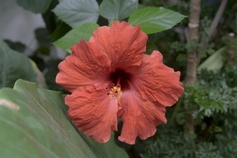
%> input picture images/flower.jpg, 237 x 158 px, shrunk from 800 x 533 before the run
$ octave testSmooth.m   (GNU Octave 9; MATLAB toolbox functions it lacks are replaced by stand-ins)
%> lines starting %> are read from the running program, lines starting %| are printed output that depends on the picture
### bilateralFilter/bilateralFilter.m
%
% original src: http://people.csail.mit.edu/jiawen/software/bilateralFilter.m
% original author: Jiawen (Kevin) Chen
%   <jiawen@csail.mit.edu>
%   http://people.csail.mit.edu/jiawen/
%

% output = bilateralFilter( data, edge, ...
%                          edgeMin, edgeMax, ...
%                          sigmaSpatial, sigmaRange, ...
%                          samplingSpatial, samplingRange )
%
% Bilateral and Cross-Bilateral Filter using the Bilateral Grid.
%
% Bilaterally filters the image 'data' using the edges in the image 'edge'.
% If 'data' == 'edge', then it the standard bilateral filter.
% Otherwise, it is the 'cross' or 'joint' bilateral filter.
% For convenience, you can also pass in [] for 'edge' for the normal
% bilateral filter.
%
% Note that for the cross bilateral filter, data does not need to be
% defined everywhere.  Undefined values can be set to 'NaN'.  However, edge
% *does* need to be defined everywhere.
%
% data and edge should be of the greyscale, double-precision floating point
% matrices of the same size (i.e. they should be [ height x width ])
%
% data is the only required argument
%
% edgeMin and edgeMax specifies the min and max values of 'edge' (or 'data'
% for the normal bilateral filter) and is useful when the input is in a
% range that's not between 0 and 1.  For instance, if you are filtering the
% L channel of an image that ranges between 0 and 100, set edgeMin to 0 and
% edgeMax to 100.
%
% edgeMin defaults to min( edge( : ) ) and edgeMax defaults to max( edge( : ) ).
% This is probably *not* what you want, since the input may not span the
% entire range.
%
% sigmaSpatial and sigmaRange specifies the standard deviation of the space
% and range gaussians, respectively.
% sigmaSpatial defaults to min( width, height ) / 16
% sigmaRange defaults to ( edgeMax - edgeMin ) / 10.
%
% samplingSpatial and samplingRange specifies the amount of downsampling
% used for the approximation.  Higher values use less memory but are also
% less accurate.  The default and recommended values are:
%
% samplingSpatial = sigmaSpatial
% samplingRange = sigmaRange
%

function output = bilateralFilter( data, edge, edgeMin, edgeMax, sigmaSpatial, sigmaRange, ...
    samplingSpatial, samplingRange )

if( ndims( data ) > 2 ),
    error( 'data must be a greyscale image with size [ height, width ]' );
end

if( ~isa( data, 'double' ) ),
    error( 'data must be of class "double"' );
end

if ~exist( 'edge', 'var' ),
    edge = data;
elseif isempty( edge ),
    edge = data;
end

if( ndims( edge ) > 2 ),
    error( 'edge must be a greyscale image with size [ height, width ]' );
end

if( ~isa( edge, 'double' ) ),
    error( 'edge must be of class "double"' );
end

inputHeight = size( data, 1 );
inputWidth = size( data, 2 );

if ~exist( 'edgeMin', 'var' ),
    edgeMin = min( edge( : ) );
    warning( 'edgeMin not set!  Defaulting to: %f\n', edgeMin );
end

if ~exist( 'edgeMax', 'var' ),
    edgeMax = max( edge( : ) );
    warning( 'edgeMax not set!  Defaulting to: %f\n', edgeMax );
end

edgeDelta = edgeMax - edgeMin;

if ~exist( 'sigmaSpatial', 'var' ),
    sigmaSpatial = min( inputWidth, inputHeight ) / 16;
    fprintf( 'Using default sigmaSpatial of: %f\n', sigmaSpatial );
end

if ~exist( 'sigmaRange', 'var' ),
    sigmaRange = 0.1 * edgeDelta;
    fprintf( 'Using default sigmaRange of: %f\n', sigmaRange );
end

if ~exist( 'samplingSpatial', 'var' ),
    samplingSpatial = sigmaSpatial;
end

if ~exist( 'samplingRange', 'var' ),
    samplingRange = sigmaRange;
end

if size( data ) ~= size( edge ),
    error( 'data and edge must be of the same size' );
end

% parameters
derivedSigmaSpatial = sigmaSpatial / samplingSpatial;
derivedSigmaRange = sigmaRange / samplingRange;

paddingXY = floor( 2 * derivedSigmaSpatial ) + 1;
paddingZ = floor( 2 * derivedSigmaRange ) + 1;

% allocate 3D grid
downsampledWidth = floor( ( inputWidth - 1 ) / samplingSpatial ) + 1 + 2 * paddingXY;
downsampledHeight = floor( ( inputHeight - 1 ) / samplingSpatial ) + 1 + 2 * paddingXY;
downsampledDepth = floor( edgeDelta / samplingRange ) + 1 + 2 * paddingZ;

gridData = zeros( downsampledHeight, downsampledWidth, downsampledDepth );
gridWeights = zeros( downsampledHeight, downsampledWidth, downsampledDepth );

% compute downsampled indices
[ jj, ii ] = meshgrid( 0 : inputWidth - 1, 0 : inputHeight - 1 );

% ii =
% 0 0 0 0 0
% 1 1 1 1 1
% 2 2 2 2 2

% jj =
% 0 1 2 3 4
% 0 1 2 3 4
% 0 1 2 3 4

% so when iterating over ii( k ), jj( k )
% get: ( 0, 0 ), ( 1, 0 ), ( 2, 0 ), ... (down columns first)

di = round( ii / samplingSpatial ) + paddingXY + 1;
dj = round( jj / samplingSpatial ) + paddingXY + 1;
dz = round( ( edge - edgeMin ) / samplingRange ) + paddingZ + 1;

% perform scatter (there's probably a faster way than this)
% normally would do downsampledWeights( di, dj, dk ) = 1, but we have to
% perform a summation to do box downsampling
for k = 1 : numel( dz ),

    dataZ = data( k ); % traverses the image column wise, same as di( k )
    if ~isnan( dataZ  ),

        dik = di( k );
        djk = dj( k );
        dzk = dz( k );

        gridData( dik, djk, dzk ) = gridData( dik, djk, dzk ) + dataZ;
        gridWeights( dik, djk, dzk ) = gridWeights( dik, djk, dzk ) + 1;

    end
end

% make gaussian kernel
kernelWidth = 2 * derivedSigmaSpatial + 1;
kernelHeight = kernelWidth;
kernelDepth = 2 * derivedSigmaRange + 1;

halfKernelWidth = floor( kernelWidth / 2 );
halfKernelHeight = floor( kernelHeight / 2 );
halfKernelDepth = floor( kernelDepth / 2 );

[gridX, gridY, gridZ] = meshgrid( 0 : kernelWidth - 1, 0 : kernelHeight - 1, 0 : kernelDepth - 1 );
gridX = gridX - halfKernelWidth;
gridY = gridY - halfKernelHeight;
gridZ = gridZ - halfKernelDepth;
gridRSquared = ( gridX .* gridX + gridY .* gridY ) / ( derivedSigmaSpatial * derivedSigmaSpatial ) + ( gridZ .* gridZ ) / ( derivedSigmaRange * derivedSigmaRange );
kernel = exp( -0.5 * gridRSquared );

% convolve
blurredGridData = convn( gridData, kernel, 'same' );
blurredGridWeights = convn( gridWeights, kernel, 'same' );

% divide
blurredGridWeights( blurredGridWeights == 0 ) = -2; % avoid divide by 0, won't read there anyway
normalizedBlurredGrid = blurredGridData ./ blurredGridWeights;
normalizedBlurredGrid( blurredGridWeights < -1 ) = 0; % put 0s where it's undefined

% for debugging
% blurredGridWeights( blurredGridWeights < -1 ) = 0; % put zeros back

% upsample
[ jj, ii ] = meshgrid( 0 : inputWidth - 1, 0 : inputHeight - 1 ); % meshgrid does x, then y, so output arguments need to be reversed
% no rounding
di = ( ii / samplingSpatial ) + paddingXY + 1;
dj = ( jj / samplingSpatial ) + paddingXY + 1;
dz = ( edge - edgeMin ) / samplingRange + paddingZ + 1;

% interpn takes rows, then cols, etc
% i.e. size(v,1), then size(v,2), ...
output = interpn( normalizedBlurredGrid, di, dj, dz );

### bilateralFilter/testSmooth.m

inputPath = '../images/';
outputPath = '../result/';

images = {[inputPath 'flower.jpg'], [inputPath 'rock2.jpg']};

for i=1:size(images, 2)
    filename = images{1, i};
    I = double(imread(filename))/255;
    YIQ = rgb2ntsc(I);
%> YIQ: size 158x237x3 double; mean of channels 1, 2, 3 0.332, 0.0649, -0.00443
    Y = YIQ(:, :, 1);
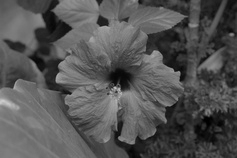
%> Y: size 158x237 double; min 0, max 0.796, mean 0.332
    [height, width, channel] = size(I);
%> height = 158; width = 237; channel = 3

    M = bilateralFilter(Y, [], 0, 1.0, 10, 0.2);
%> in bilateralFilter, `dz = round( ( edge - edgeMin ) / samplingRange ) + paddingZ + 1;`:
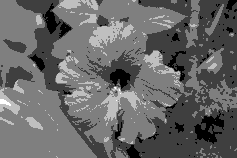
%> dz: size 158x237 double; min 4, max 8, mean 5.63; drawn with min black and max white
%> the loop in bilateralFilter, `for k = 1 : numel( dz ),` made 37446 passes
%> dataZ on passes 1 to 12: 0.321, 0.321, 0.325, 0.329, 0.333, 0.341, 0.341, 0.345, 0.353, 0.353, 0.358, 0.362
%> after the loop in bilateralFilter, `for k = 1 : numel( dz ),`: dik = 20; djk = 28; dzk = 5
%> in bilateralFilter, `dz = ( edge - edgeMin ) / samplingRange + paddingZ + 1;`:
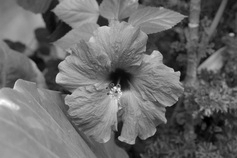
%> dz: size 158x237 double; min 4, max 7.98, mean 5.66; drawn with min black and max white
%> in bilateralFilter, `output = interpn( normalizedBlurredGrid, di, dj, dz );`:
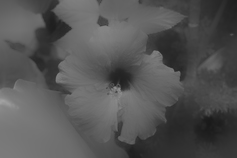
%> output: size 158x237 double; min 0.1, max 0.635, mean 0.333
    D = Y - M;
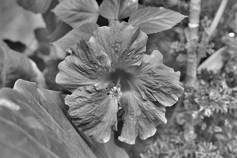
%> D: size 158x237 double; min -0.194, max 0.207, mean -0.00103; drawn with min black and max white

    figure; imshow(Y); title(['original image: ' filename]);
    figure; imshow(M); title(['smoothed image: ' filename]);
    figure; imshow(abs(D)); title(['detail layer: ' filename]);
%> after `imshow(abs(D))`:
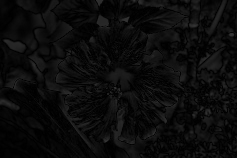
%> displayed picture: size 158x237, on the screen's scale of 0 to 255; min 0, max 53, mean 11.5

    row = floor(height/3);
%> row = 52
    figure; plot(1:width, I(row,:,1), 1:width, M(row,:,1), 1:width, D(row,:,1), 'LineWidth', 2);
    title(['plot of smoothed result of' filename ' by I, M and D']);
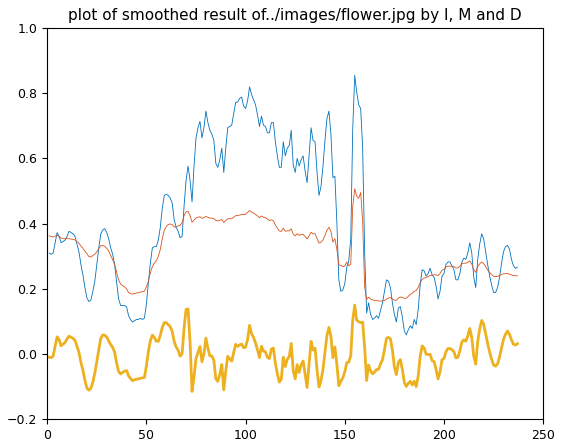
%> figure redrawn from the program's plot data; curve peaks at x = 155, y = 0.855; curve peaks at x = 155, y = 0.507; curve peaks at x = 155, y = 0.15
end
%> pass 2 of the loop `for i=1:size(images, 2)`:
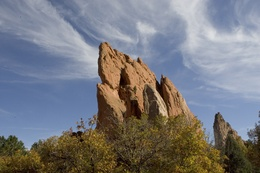
%> input picture images/rock2.jpg, 260 x 173 px, shrunk from 876 x 584 before the run
%> I: size 173x260x3 double
%> YIQ: size 173x260x3 double; mean of channels 1, 2, 3 0.475, -0.0082, 0.00513
%> Y: size 173x260 double
%> in bilateralFilter (call 2), `dz = round( ( edge - edgeMin ) / samplingRange ) + paddingZ + 1;`:
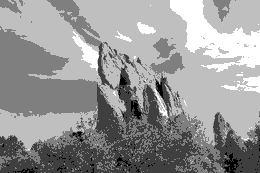
%> dz: size 173x260 double; min 4, max 8, mean 6.37; drawn with min black and max white
%> the loop in bilateralFilter (call 2), `for k = 1 : numel( dz ),` made 44980 passes
%> (dataZ, dzk) on passes 1 to 8: (0.443, 6), (0.451, 6), (0.452, 6), (0.449, 6), (0.455, 6), (0.471, 6), (0.499, 6), (0.519, 7)
%> after the loop in bilateralFilter (call 2), `for k = 1 : numel( dz ),`: dik = 21; djk = 30; dzk = 5
%> output: size 173x260 double
%> D: size 173x260 double
%> `title(['plot of smoothed result of' filename ' by I, M and D']);`:
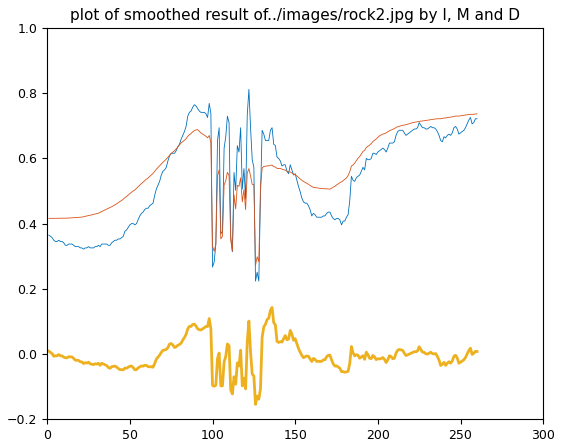
%> figure redrawn from the program's plot data; curve peaks at x = 122, y = 0.812; curve peaks at x = 260, y = 0.737; curve peaks at x = 136, y = 0.143
